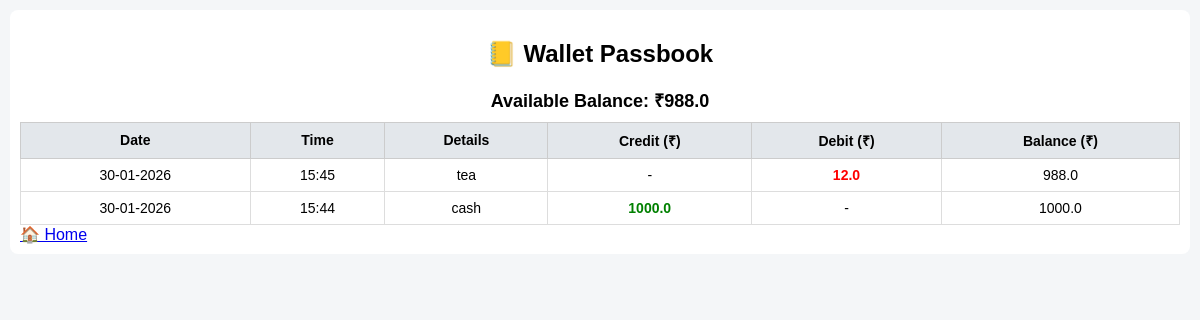
The page /passbook (signed in) on the database its author committed.
### tables this page shows
CREATE TABLE transactions (
        id INTEGER PRIMARY KEY AUTOINCREMENT,
        user_id INTEGER,
        date TEXT,
        type TEXT,
        note TEXT,
        amount REAL,
        balance REAL,
        FOREIGN KEY(user_id) REFERENCES users(id)
    );

### app.py (the view)
@app.route("/passbook")
def passbook():
    if "user_id" not in session:
        return redirect("/login")
    wallet = Wallet(session["user_id"])
    return render_template(
        "passbook.html",
        transactions=wallet.get_transactions(),
        balance=wallet.balance
    )

### database.py (called while the page is built)
def get_connection():
    return sqlite3.connect(DB_NAME)

### wallet.py (called while the page is built)
    def _load_balance(self):
        conn = get_connection()
        cur = conn.cursor()
        cur.execute("""
            SELECT balance FROM transactions
            WHERE user_id=?
            ORDER BY id DESC
            LIMIT 1
        """, (self.user_id,))
        row = cur.fetchone()
        self.balance = float(row[0]) if row else 0.0
        conn.close()

    def get_transactions(self):
        conn = get_connection()
        cur = conn.cursor()
        cur.execute("""
            SELECT date, type, note, amount, balance
            FROM transactions
            WHERE user_id=?
            ORDER BY id DESC
        """, (self.user_id,))
        rows = cur.fetchall()
        conn.close()
        return [
            {
                "date": datetime.strptime(r[0], "%Y-%m-%d %H:%M"),
                "type": r[1],
                "note": r[2],
                "amount": r[3],
                "balance": r[4]
            }
            for r in rows
        ]

### templates/passbook.html (shortened to what this page needs)
<!DOCTYPE html>
<html>
<head>
</head>
<body>
<div class="container">
    <h2>📒 Wallet Passbook</h2>
    <div class="balance">Available Balance: ₹{{ balance }}</div>
    <table>
        <tr>
            <th>Date</th>
            <th>Time</th>
            <th>Details</th>
            <th>Credit (₹)</th>
            <th>Debit (₹)</th>
            <th>Balance (₹)</th>
        </tr>
        {% for t in transactions %}
        <tr>
            <td>{{ t.date.strftime("%d-%m-%Y") }}</td>
            <td>{{ t.date.strftime("%H:%M") }}</td>
            <td>{{ t.note }}</td>
            {% if t.type == "ADD" %}
                <td class="credit">{{ t.amount }}</td>
                <td>-</td>
            {% else %}
                <td>-</td>
                <td class="debit">{{ t.amount }}</td>
            {% endif %}
            <td>{{ t.balance }}</td>
        </tr>
        {% endfor %}
    </table>
    <a href="/" class="home-btn">🏠 Home</a>
</div>
</body>
</html>

### templates/passbook.html (style rules this page uses)
body { font-family: Arial, sans-serif; background: #f4f6f8; margin: 0; padding: 10px; }
.container { max-width: 100%; background: white; padding: 10px; border-radius: 8px; }
h2 { text-align: center; }
.balance { text-align: center; font-size: 18px; margin-bottom: 10px; font-weight: bold; }
table { width: 100%; border-collapse: collapse; font-size: 14px; }
th { background: #e3e7eb; padding: 8px; border: 1px solid #ccc; }
td { padding: 8px; border: 1px solid #ddd; text-align: center; }
.credit { color: green; font-weight: bold; }
.debit { color: red; font-weight: bold; }

### rows shown on the page
transactions: balance "988.0", date "30-01-2026", date "15:45", note "tea", amount "12.0"
transactions: date "30-01-2026", date "15:44", note "cash", amount "1000.0", balance "1000.0"
